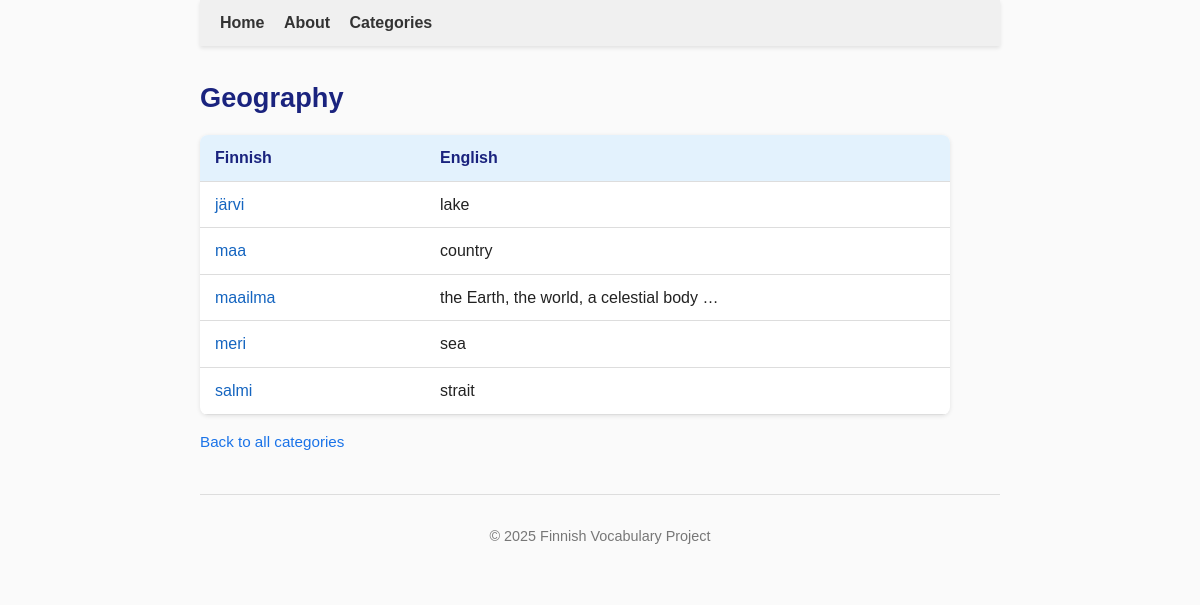
The page /categories/Geography on the database as committed earlier.
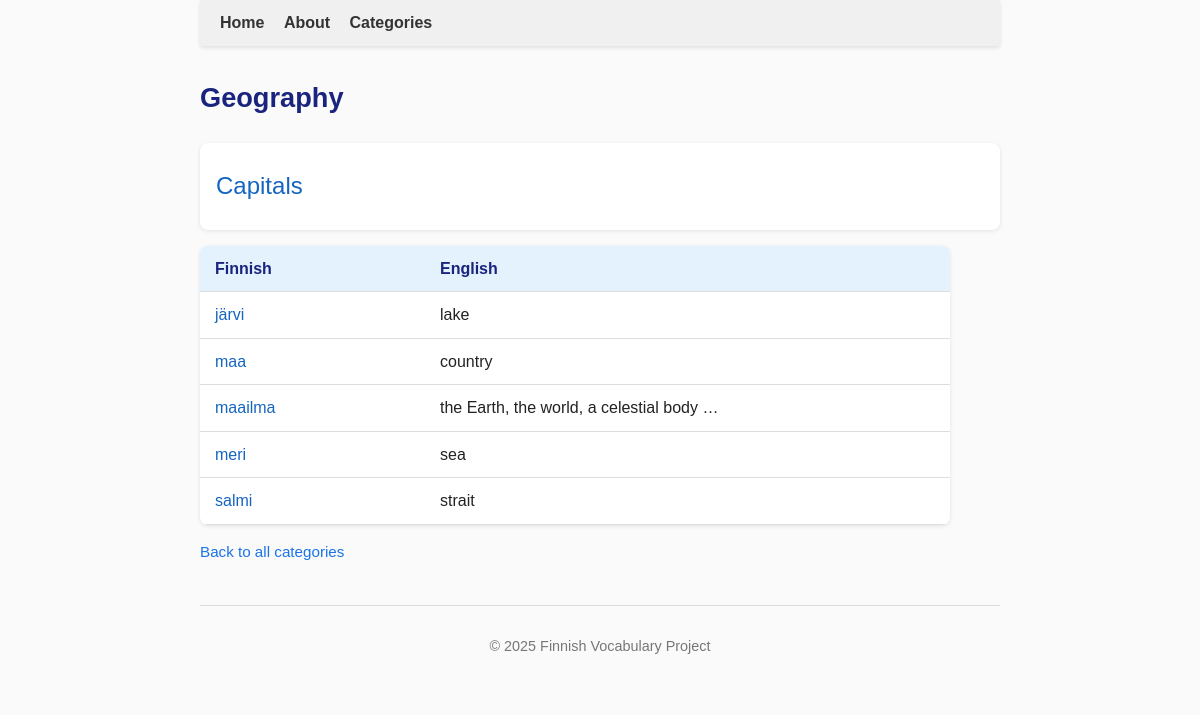
The same page on the database as committed later.
### tables this page shows
CREATE TABLE words (
        id INTEGER PRIMARY KEY,
        word TEXT UNIQUE NOT NULL,
        pos_id INTEGER REFERENCES parts_of_speech(id)
    );

CREATE TABLE translations (
        id INTEGER PRIMARY KEY,
        meaning_id INTEGER NOT NULL REFERENCES meanings(id),
        translation_text TEXT NOT NULL,
        translation_number INTEGER
    );

CREATE TABLE categories (
    id INTEGER PRIMARY KEY,
    name TEXT NOT NULL UNIQUE,
    parent_id INTEGER REFERENCES categories(id)
);

### app.py (the view)
@app.route('/categories/<category_name>')
def show_category(category_name):
    conn = sqlite3.connect("finnish.db")
    conn.row_factory = sqlite3.Row
    cur = conn.cursor()
    cur.execute("SELECT id, name, parent_id FROM categories WHERE name = ?", (category_name,))
    category = cur.fetchone()
    if not category:
        return f"Category '{category_name}' not found."
    cur.execute("""
        SELECT w.id, w.word
        FROM words w
        JOIN word_categories wc ON w.id = wc.word_id
        WHERE wc.category_id = ?
        ORDER BY w.word
    """, (category['id'],))
    words = cur.fetchall()
    words_with_translations = []
    for w in words:
        cur.execute("""
            SELECT t.translation_text
            FROM meanings m
            JOIN translations t ON m.id = t.meaning_id
            WHERE m.word_id = ?
            ORDER BY m.meaning_number, t.translation_number
            LIMIT 3
        """, (w['id'],))
        translations = [t['translation_text'] for t in cur.fetchall()]
        words_with_translations.append({
            'word': w['word'],
            'translations': translations
        })
    cur.execute("SELECT id, name FROM categories WHERE parent_id = ? ORDER BY name", (category['id'],))
    subcategories = cur.fetchall()
    parent = None
    if category['parent_id']:
        cur.execute("SELECT name FROM categories WHERE id = ?", (category['parent_id'],))
        parent = cur.fetchone()
    conn.close()
    return render_template(
        "category.html",
        category=category,
        words=words_with_translations,
        subcategories=subcategories,
        parent=parent
    )

### templates/category.html
{% extends "base.html" %}
{% block content %}
<h2>{{ category['name'] }}</h2>
{% if subcategories %}
<div class="categories-list">
    <ul>
    {% for sub in subcategories %}
        <li><a href="{{ url_for('show_category', category_name=sub['name']) }}">{{ sub['name'] }}</a></li>
    {% endfor %}
    </ul>
</div>
{% endif %}
{% if words %}
<table class="category-table">
    <thead>
        <tr>
            <th>Finnish</th>
            <th>English</th>
        </tr>
    </thead>
    <tbody>
        {% for w in words %}
        <tr>
            <td>
                <a href="{{ url_for('show_word', word_name=w['word']) }}">{{ w['word'] }}</a>
            </td>
            <td>
                {{ ", ".join(w['translations']) }}
                {% if w.translations|length >= 3 %}…{% endif %}
            </td>
        </tr>
        {% endfor %}
    </tbody>
</table>
{% else %}
<p>No words in this category yet.</p>
{% endif %}
{% if parent %}
<p class="breadcrumb">
    <a href="{{ url_for('show_category', category_name=parent['name']) }}">Back to {{ parent['name'] }}</a>
</p>
{% else %}
<p class="breadcrumb">
    <a href="{{ url_for('categories') }}">Back to all categories</a>
</p>
{% endif %}
{% endblock %}

Rows that differ between the two databases and show on the page:
added categories: name "Capitals"
